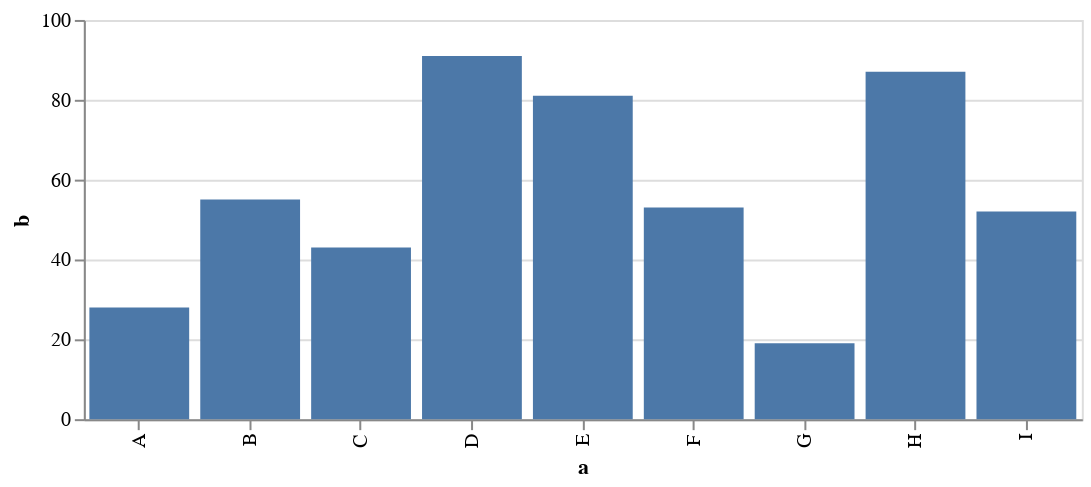

The specification (Vega-Lite) saved for this image:
### Vega-Lite specification from a JSON file in a GitHub repository (floating-point values rounded to 4 significant figures)
{"$schema": "https://vega.github.io/schema/vega-lite/v2.json", "width": 500, "height": 200, "description": "A simple bar chart with embedded data.", "data": {"values": [{"a": "A", "b": 28}, {"a": "B", "b": 55}, {"a": "C", "b": 43}, {"a": "D", "b": 91}, {"a": "E", "b": 81}, {"a": "F", "b": 53}, {"a": "G", "b": 19}, {"a": "H", "b": 87}, {"a": "I", "b": 52}]}, "mark": "bar", "encoding": {"x": {"field": "a", "type": "ordinal"}, "y": {"field": "b", "type": "quantitative"}}}
